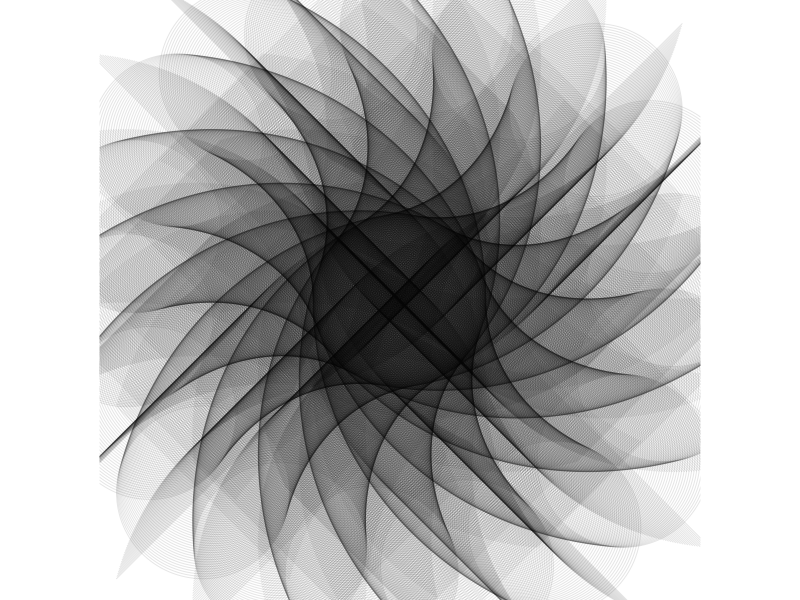

Write the R code that produced this figure.
# Do cool stuff
# sorry u got rejected Mike :/
# From: https://twitter.com/aschinchon
library(tidyverse)
tibble(t = (1:2300)*2.4432, 
       x = sin(t), 
       y = cos(t)) %>% 
  ggplot(aes(x*t, y*t)) +
  geom_point(size=58, alpha=.1, shape=13)+ 
  coord_equal() +
  theme_void()


